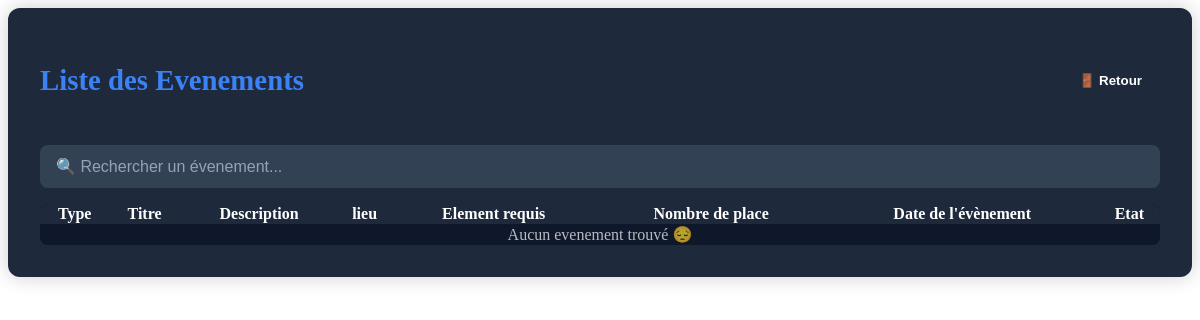
The app's page /vue/Evenement.php, older data.
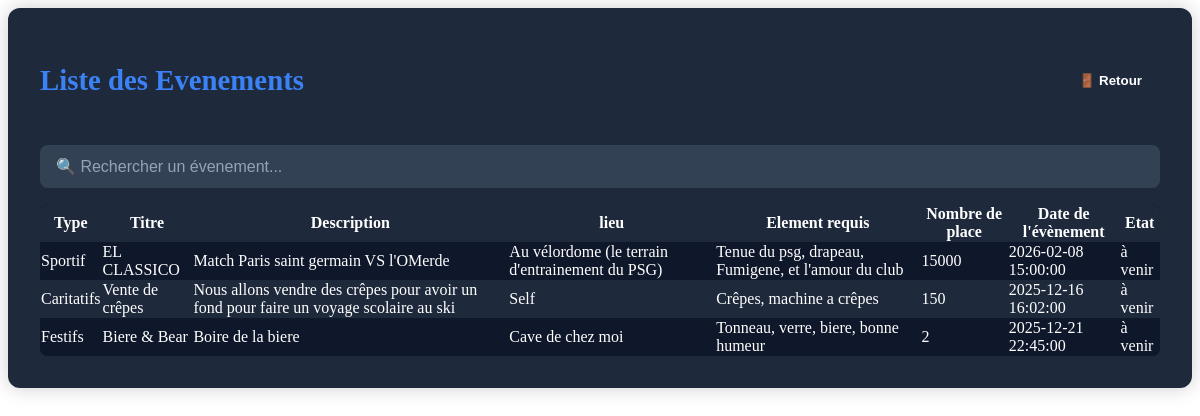
The same page, newer data.
### tables this page shows
CREATE TABLE IF NOT EXISTS `evenement` (
  `id_evenement` int NOT NULL AUTO_INCREMENT,
  `type` varchar(100) DEFAULT NULL,
  `titre` varchar(255) NOT NULL,
  `description` text,
  `lieu` varchar(255) DEFAULT NULL,
  `element_requis` text,
  `nombre_place` int DEFAULT NULL,
  `date_evenement` datetime DEFAULT NULL,
  `etat` varchar(50) DEFAULT NULL,
  `validation` tinyint(1) NOT NULL DEFAULT '0',
  PRIMARY KEY (`id_evenement`)
);

### src/repository/EvenementRepository.php (called while the page is built, shortened)
<?php
class EvenementRepository
{
    private $bdd;
    public function __construct()
    {
        $this->bdd = new BDD();
    }
    public function listeEvenementuser() {
        $sql = "SELECT * FROM evenement WHERE validation = 1";
        $req = $this->bdd->getBdd()->prepare($sql);
        $req->execute();
        return $req->fetchAll(PDO::FETCH_ASSOC);
    }
}

### src/bdd/BDD.php (called while the page is built)
<?php
class BDD
{
    private $bdd;
    public function __construct()
    {
            $this->bdd = new PDO('mysql:host=localhost;dbname=projetlprs;charset=utf8', 'root', '');
    }
    public function getBDD()
    {
        return $this->bdd;
    }
}

### vue/Evenement.php (the view, shortened to what this page needs)
<?php
require_once __DIR__ . '/../src/repository/EvenementRepository.php';
require_once __DIR__ . '/../src/bdd/BDD.php';
$repo = new EvenementRepository();
$listeEvenementuser = $repo->listeEvenementuser();
?>
<div class="admin-container">
    <div class="header-bar">
        <h2>Liste des Evenements</h2>
        <form action="index2.php" method="post" style="margin:0;">
            <button type="submit" class="logout-btn">🚪 Retour</button>
        </form>
    </div>
    <input type="text" id="search" class="search-bar" placeholder="🔍 Rechercher un évenement..." onkeyup="filter()">
    <table>
        <thead>
        <tr>
            <th>Type</th>
            <th>Titre</th>
            <th>Description</th>
            <th>lieu</th>
            <th>Element requis</th>
            <th>Nombre de place</th>
            <th>Date de l'évènement</th>
            <th>Etat</th>
        </tr>
        </thead>
        <tbody>
        <?php if (!empty($listeEvenementuser)) : ?>
            <?php foreach ($listeEvenementuser as $user): ?>
                <tr>
                    <td><?= htmlspecialchars($user['type']) ?></td>
                    <td><?= htmlspecialchars($user['titre']) ?></td>
                    <td><?= htmlspecialchars($user['description']) ?></td>
                    <td><?= htmlspecialchars($user['lieu']) ?></td>
                    <td><?= htmlspecialchars($user['element_requis']) ?></td>
                    <td><?= htmlspecialchars($user['nombre_place']) ?></td>
                    <td><?= htmlspecialchars($user['date_evenement']) ?></td>
                    <td><?= htmlspecialchars($user['etat']) ?></td>
                </tr>
            <?php endforeach; ?>
        <?php else: ?>
            <tr><td colspan="10" style="text-align:center; opacity:0.7;">Aucun evenement trouvé 😔</td></tr>
        <?php endif; ?>
        </tbody>
    </table>
</div>

Row changes from the older to the newer data that the page shows:
added evenement: type "Sportif", titre "EL CLASSICO", description "Match Paris saint germain VS l'OMerde", lieu "Au vélordome (le terrain d'entrainement du PSG)", element_requis "Tenue du psg, drapeau, Fumigene, et l'amour du club", nombre_place "15000", date_evenement "2026-02-08 15:00:00", etat "à venir"
added evenement: type "Caritatifs", titre "Vente de crêpes", description "Nous allons vendre des crêpes pour avoir un fond pour faire un voyage scolaire au ski", lieu "Self", element_requis "Crêpes, machine a crêpes", nombre_place "150", date_evenement "2025-12-16 16:02:00", etat "à venir"
added evenement: type "Festifs", titre "Biere & Bear", description "Boire de la biere", lieu "Cave de chez moi", element_requis "Tonneau, verre, biere, bonne humeur", nombre_place "2", date_evenement "2025-12-21 22:45:00", etat "à venir"
Text that changed along with them:
text no longer shown: "Aucun evenement trouvé 😔"
